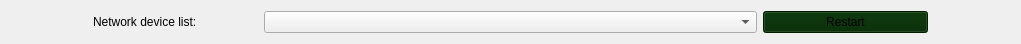
             <widget class="QWidget" name="horizontalLayoutWidget">
              <property name="geometry">
               <rect>
                <x>10</x>
                <y>0</y>
                <width>1021</width>
                <height>31</height>
               </rect>
              </property>
              <layout class="QHBoxLayout" name="horizontalLayout_4" stretch="1,2,6,2,1">
               <item>
                <spacer name="horizontalSpacer_7">
                 <property name="orientation">
                  <enum>Qt::Horizontal</enum>
                 </property>
                 <property name="sizeHint" stdset="0">
                  <size>
                   <width>191</width>
                   <height>20</height>
                  </size>
                 </property>
                </spacer>
               </item>
               <item>
                <widget class="QLabel" name="label_14">
                 <property name="sizePolicy">
                  <sizepolicy hsizetype="Minimum" vsizetype="Preferred">
                   <horstretch>0</horstretch>
                   <verstretch>0</verstretch>
                  </sizepolicy>
                 </property>
                 <property name="text">
                  <string>Network device list:</string>
                 </property>
                </widget>
               </item>
               <item>
                <widget class="QComboBox" name="com_Netlist">
                 <property name="currentIndex">
                  <number>-1</number>
                 </property>
                </widget>
               </item>
               <item>
                <widget class="QPushButton" name="btn_Restart">
                 <property name="enabled">
                  <bool>true</bool>
                 </property>
                 <property name="styleSheet">
                  <string notr="true">background-color: rgb(0, 40, 0);</string>
                 </property>
                 <property name="text">
                  <string>Restart</string>
                 </property>
                </widget>
               </item>
               <item>
                <spacer name="horizontalSpacer_5">
                 <property name="orientation">
                  <enum>Qt::Horizontal</enum>
                 </property>
                 <property name="sizeHint" stdset="0">
                  <size>
                   <width>75</width>
                   <height>20</height>
                  </size>
                 </property>
                </spacer>
               </item>
              </layout>
             </widget>
